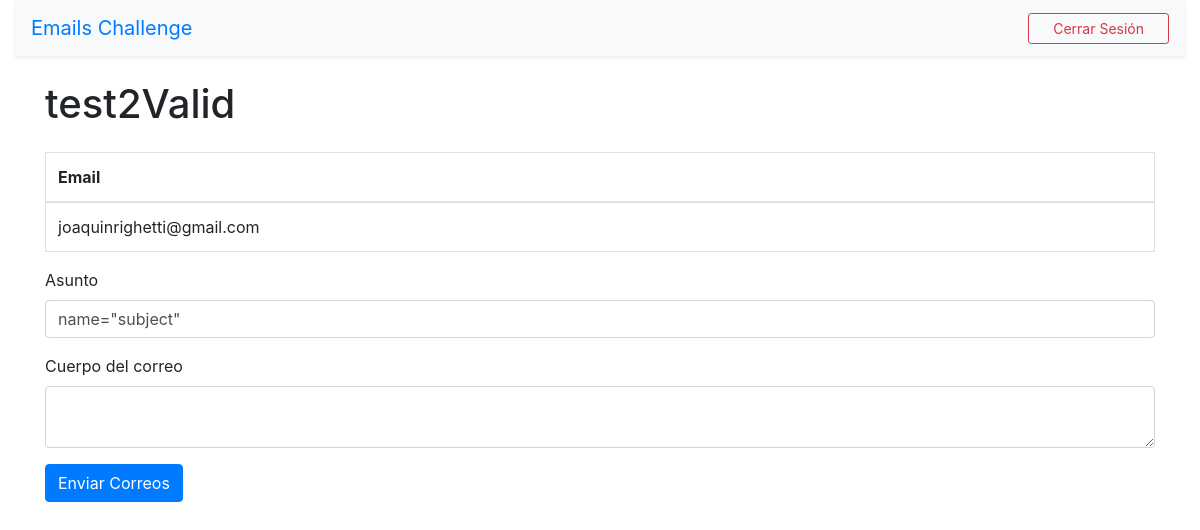
The app's page /view-list/22/ (signed in), older data.
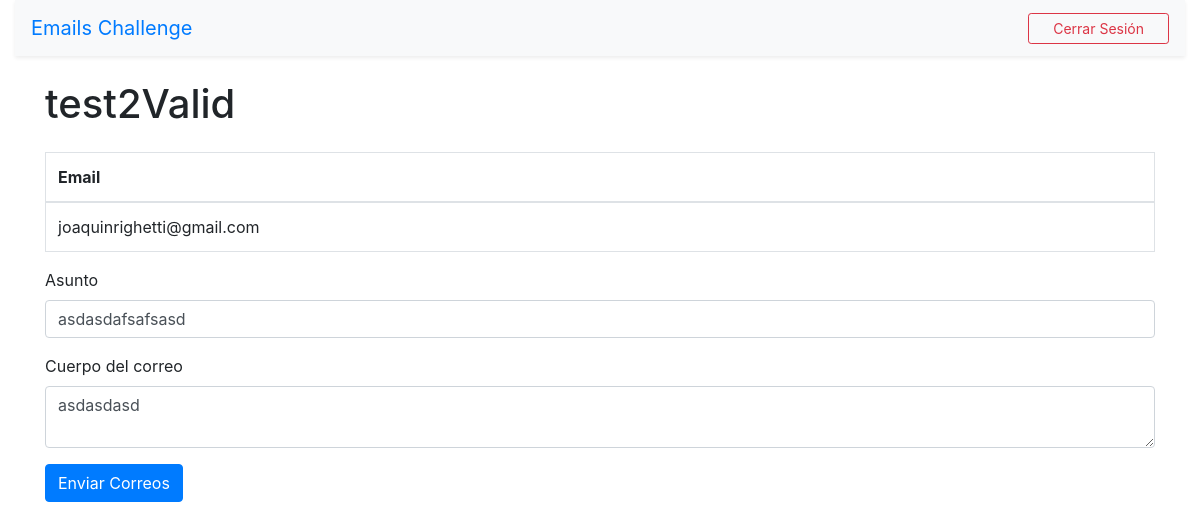
The same page, newer data.
### core/models.py (models this page shows, shortened)
class EnvioCorreo(models.Model):
    lista = models.ForeignKey(Lista, on_delete=models.CASCADE, related_name='envios')
    asunto = models.CharField(max_length=255)
    cuerpo = models.TextField()
    fecha_envio = models.DateTimeField(auto_now_add=True)

### core/views.py (the view)
# urls.py: path('view-list/<int:list_id>/', views.view_list, name='view_list'),
@login_required
def view_list(request, list_id):
    lista = get_object_or_404(Lista, id=list_id)
    contactos = lista.contactos.all()
    ultimo_envio = lista.envios.last()
    return render(request, 'view_list.html', {
        'lista': lista,
        'contactos': contactos,
        'ultimo_envio': ultimo_envio
    })

### core/templates/view_list.html (shortened to what this page needs)
{% extends 'base.html' %}
{% block content %}
<h1 class="mb-4">{{ lista.nombre }}</h1>
<table class="table table-bordered">
    <thead>
        <tr>
            <th>Email</th>
        </tr>
    </thead>
    <tbody>
        {% for contacto in contactos %}
        <tr>
            <td>{{ contacto.email }}</td>
        </tr>
        {% endfor %}
    </tbody>
</table>
<form id="send-mails-form" method="POST" action="{% url 'send_mails' lista.id %}">
    <div class="form-group">
        <label for="subject">Asunto</label>
				<input type="text" id="subject" value={{ultimo_envio.asunto}} name="subject" class="form-control" required>
    </div>
    <div class="form-group">
        <label for="body">Cuerpo del correo</label>
        <textarea id="body" name="body" class="form-control" required>{{ultimo_envio.cuerpo}}</textarea>
    </div>
    <button type="submit" class="btn btn-primary">Enviar Correos</button>
</form>
{% endblock %}

Row changes from the older to the newer data that the page shows:
added EnvioCorreo: subject "asdasdafsafsasd", body "asdasdasd"
Text that changed along with them:
form field value: "name=\"subject\"" → (not shown)
